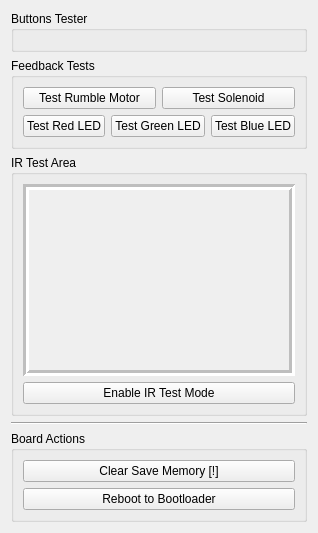
      <widget class="QWidget" name="testsTab">
       <property name="enabled">
        <bool>true</bool>
       </property>
       <attribute name="title">
        <string>Gun Tests</string>
       </attribute>
       <layout class="QVBoxLayout" name="verticalLayout">
        <item>
         <widget class="QGroupBox" name="buttonsTestArea">
          <property name="title">
           <string>Buttons Tester</string>
          </property>
          <layout class="QGridLayout" name="buttonsTestLayout"/>
         </widget>
        </item>
        <item>
         <widget class="QGroupBox" name="feedbackTestsBox">
          <property name="title">
           <string>Feedback Tests</string>
          </property>
          <layout class="QVBoxLayout" name="verticalLayout_9">
           <item>
            <layout class="QHBoxLayout" name="horizontalLayout">
             <item>
              <widget class="QPushButton" name="rumbleTestBtn">
               <property name="text">
                <string>Test Rumble Motor</string>
               </property>
              </widget>
             </item>
             <item>
              <widget class="QPushButton" name="solenoidTestBtn">
               <property name="text">
                <string>Test Solenoid</string>
               </property>
              </widget>
             </item>
            </layout>
           </item>
           <item>
            <layout class="QHBoxLayout" name="horizontalLayout_7">
             <item>
              <widget class="QPushButton" name="redLedTestBtn">
               <property name="text">
                <string>Test Red LED</string>
               </property>
              </widget>
             </item>
             <item>
              <widget class="QPushButton" name="greenLedTestBtn">
               <property name="text">
                <string>Test Green LED</string>
               </property>
              </widget>
             </item>
             <item>
              <widget class="QPushButton" name="blueLedTestBtn">
               <property name="text">
                <string>Test Blue LED</string>
               </property>
              </widget>
             </item>
            </layout>
           </item>
          </layout>
         </widget>
        </item>
        <item>
         <widget class="QGroupBox" name="testBox">
          <property name="title">
           <string>IR Test Area</string>
          </property>
          <layout class="QVBoxLayout" name="verticalLayout_3">
           <item>
            <widget class="QGraphicsView" name="testView">
             <property name="enabled">
              <bool>false</bool>
             </property>
             <property name="frameShape">
              <enum>QFrame::Shape::Box</enum>
             </property>
             <property name="frameShadow">
              <enum>QFrame::Shadow::Sunken</enum>
             </property>
             <property name="lineWidth">
              <number>3</number>
             </property>
             <property name="verticalScrollBarPolicy">
              <enum>Qt::ScrollBarPolicy::ScrollBarAlwaysOff</enum>
             </property>
             <property name="horizontalScrollBarPolicy">
              <enum>Qt::ScrollBarPolicy::ScrollBarAlwaysOff</enum>
             </property>
             <property name="sizeAdjustPolicy">
              <enum>QAbstractScrollArea::SizeAdjustPolicy::AdjustIgnored</enum>
             </property>
             <property name="backgroundBrush">
              <brush brushstyle="NoBrush">
               <color alpha="255">
                <red>70</red>
                <green>70</green>
                <blue>70</blue>
               </color>
              </brush>
             </property>
             <property name="interactive">
              <bool>false</bool>
             </property>
             <property name="sceneRect">
              <rectf>
               <x>0.000000000000000</x>
               <y>0.000000000000000</y>
               <width>0.000000000000000</width>
               <height>0.000000000000000</height>
              </rectf>
             </property>
             <property name="resizeAnchor">
              <enum>QGraphicsView::ViewportAnchor::AnchorViewCenter</enum>
             </property>
             <property name="optimizationFlags">
              <set>QGraphicsView::OptimizationFlag::DontAdjustForAntialiasing|QGraphicsView::OptimizationFlag::DontSavePainterState</set>
             </property>
            </widget>
           </item>
           <item>
            <widget class="QPushButton" name="testBtn">
             <property name="text">
              <string>Enable IR Test Mode</string>
             </property>
            </widget>
           </item>
          </layout>
         </widget>
        </item>
        <item>
         <widget class="Line" name="line_2">
          <property name="orientation">
           <enum>Qt::Orientation::Horizontal</enum>
          </property>
         </widget>
        </item>
        <item>
         <widget class="QGroupBox" name="dangerZoneBox">
          <property name="title">
           <string>Board Actions</string>
          </property>
          <layout class="QVBoxLayout" name="verticalLayout_10">
           <item>
            <widget class="QPushButton" name="clearEepromBtn">
             <property name="text">
              <string>Clear Save Memory [!]</string>
             </property>
            </widget>
           </item>
           <item>
            <widget class="QPushButton" name="baudResetBtn">
             <property name="enabled">
              <bool>true</bool>
             </property>
             <property name="text">
              <string>Reboot to Bootloader</string>
             </property>
            </widget>
           </item>
          </layout>
         </widget>
        </item>
        <item>
         <layout class="QHBoxLayout" name="horizontalLayout_3"/>
        </item>
       </layout>
      </widget>
